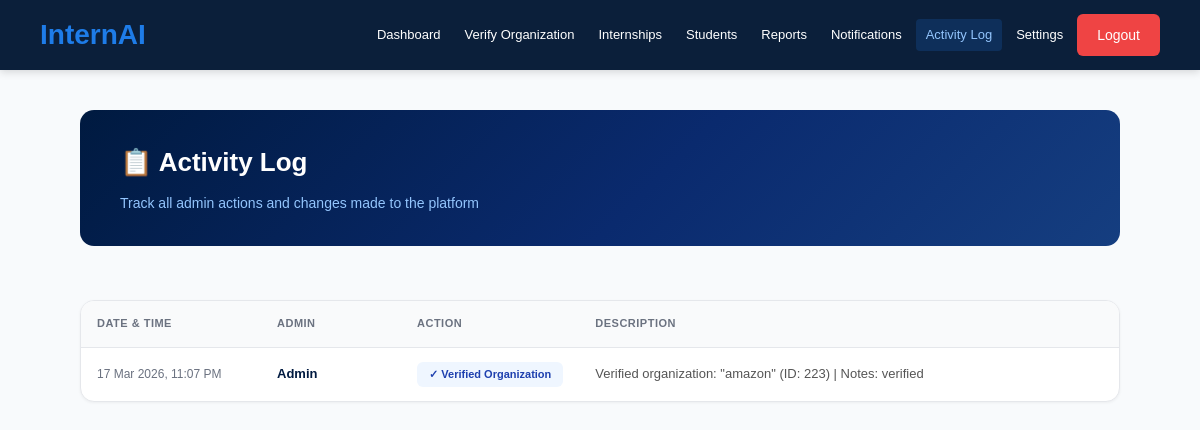
The page /admin/activity-log (signed in) on the database its author committed.
### app.py (models this page shows)
class User(UserMixin, db.Model):
    id = db.Column(db.Integer, primary_key=True)
    name = db.Column(db.String(100))
    email = db.Column(db.String(100), unique=True)
    password = db.Column(db.String(100))
    role = db.Column(db.String(20))  # student, organization, admin

class AdminActivityLog(db.Model):
    id = db.Column(db.Integer, primary_key=True)
    admin_id = db.Column(db.Integer, db.ForeignKey('user.id'), nullable=False)
    action = db.Column(db.String(200), nullable=False)  # e.g., "Approved Internship", "Verified Organization"
    description = db.Column(db.Text)  # Detailed description of what was changed
    created_at = db.Column(db.DateTime, default=datetime.utcnow)
    admin = db.relationship('User', backref='activity_logs')

### app.py (the view)
@app.route('/admin/activity-log')
@login_required
@admin_required
def admin_activity_log():
    page = request.args.get('page', 1, type=int)
    per_page = 20
    activities = AdminActivityLog.query.order_by(AdminActivityLog.created_at.desc()).paginate(
        page=page, per_page=per_page, error_out=False
    )
    activity_list = []
    for activity in activities.items:
        admin_user = User.query.get(activity.admin_id)
        activity_list.append({
            'id': activity.id,
            'date': activity.created_at.strftime('%d %b %Y, %I:%M %p') if activity.created_at else '',
            'admin': admin_user.name if admin_user else 'Unknown Admin',
            'action': activity.action,
            'description': activity.description,
            'created_at': activity.created_at
        })
    return render_template('admin_activity_log.html', activities=activity_list, pagination=activities)

### app.py (called while the page is built)
def admin_required(f):
    @wraps(f)
    def decorated_function(*args, **kwargs):
        if not current_user.is_authenticated or current_user.role != 'admin':
            return redirect(url_for('home'))
        return f(*args, **kwargs)
    return decorated_function

@login_manager.user_loader
def load_user(user_id):
    return User.query.get(int(user_id))

### templates/admin_activity_log.html (shortened to what this page needs)
{% extends "base.html" %} {% block content %}
<div class="container admin-dashboard-page adm-dashboard-vertical">
  <main class="adm-main">
    <div class="activity-log-header">
      <h1>📋 Activity Log</h1>
      <p>Track all admin actions and changes made to the platform</p>
    </div>
    <div class="activity-table-container">
      {% if activities %}
      <table class="activity-table">
        <thead>
          <tr>
            <th style="width: 180px">Date & Time</th>
            <th style="width: 140px">Admin</th>
            <th style="width: 150px">Action</th>
            <th>Description</th>
          </tr>
        </thead>
        <tbody>
          {% for activity in activities %}
          <tr>
            <td class="date">{{ activity.date }}</td>
            <td class="admin">{{ activity.admin }}</td>
            <td class="action">
              {% if 'Approved' in activity.action or 'approve' in
              activity.action.lower() %}
              <span class="activity-badge approve"
                >✓ {{ activity.action }}</span
              >
              {% elif 'Rejected' in activity.action or 'reject' in
              activity.action.lower() %}
              <span class="activity-badge reject">✗ {{ activity.action }}</span>
              {% elif 'Verified' in activity.action or 'verify' in
              activity.action.lower() %}
              <span class="activity-badge verify">✓ {{ activity.action }}</span>
              {% else %}
              <span class="activity-badge update">{{ activity.action }}</span>
              {% endif %}
            </td>
            <td class="description" title="{{ activity.description }}">
              {{ activity.description if activity.description else 'No details'
              }}
            </td>
          </tr>
          {% endfor %}
        </tbody>
      </table>
      {% else %}
      <div class="empty-state">
        <div class="empty-state-icon">📭</div>
        <h3>No Activities Yet</h3>
        <p>Admin activities will appear here as they are recorded</p>
      </div>
      {% endif %}
    </div>
  </main>
</div>
{% endblock %}

### static/style.css (style rules this page uses)
* { margin: 0; padding: 0; box-sizing: border-box; font-family: Arial, sans-serif; }
body { background: #f8fafc; color: #0b1f3a; }

### static/admin.css (style rules this page uses)
:root { --primary-dark: #001a40; --primary-blue: #1e7ce8; --success: #22c55e; --danger: #ef4444; --warning: #fbbf24; --text-white: #ffffff; --text-dark: #333333; --text-light: #666666; --bg-white: #ffffff; --bg-light: #f1f5f9; --border-color: #e5e7eb; --shadow-sm: 0 2px 8px rgba(0, 0, 0, 0.08); --shadow-md: 0 4px 16px rgba(0, 0, 0, 0.12); --glass-border: rgba(30, 124, 232, 0.3); --glass-shadow: 0 4px 20px rgba(30, 124, 232, 0.12); --glass-shadow-hover: 0 8px 32px rgba(30, 124, 232, 0.28); --glass-bg: #ffffff; }
* { margin: 0; padding: 0; box-sizing: border-box; }
body { font-family: 'Segoe UI', Tahoma, Geneva, Verdana, sans-serif; background: #f8fafc; color: var(--text-dark); line-height: 1.6; }
.container { max-width: 1400px; margin: 0 auto; padding: 40px 20px; }
table { width: 100%; border-collapse: collapse; }
table thead { background-color: var(--bg-light); border-bottom: 2px solid var(--border-color); }
table th { padding: 16px; text-align: left; font-weight: 600; color: var(--primary-dark); font-size: 12px; text-transform: uppercase; letter-spacing: 0.5px; }
table td { padding: 16px; border-bottom: 1px solid var(--border-color); font-size: 14px; color: var(--text-dark); }
table tbody tr { transition: background-color 0.2s ease; }
table tbody tr:last-child td { border-bottom: none; }
.admin-dashboard-page { max-width: 1440px; padding-top: 40px; }
.adm-main { display: flex; flex-direction: column; gap: 20px; }
.adm-dashboard-vertical { max-width: 1220px; }
.adm-dashboard-vertical .adm-main { max-width: 1040px; margin: 0 auto; gap: 22px; }

### templates/admin_activity_log.html (style rules this page uses)
.activity-log-header { background: linear-gradient(135deg, #001a40 0%, #0a2a6e 55%, #153e80 100%); border-radius: 14px; padding: 32px 40px; color: #fff; margin-bottom: 32px; animation: fadeInUp 0.6s ease-out; }
.activity-log-header h1 { font-size: 26px; font-weight: 800; margin: 0 0 8px; }
.activity-log-header p { color: #93c5fd; font-size: 14px; margin: 0; }
.activity-table-container { background: #fff; border: 1px solid #e5e7eb; border-radius: 14px; overflow: hidden; margin-bottom: 24px; animation: fadeInUp 0.6s ease-out 0.15s both; box-shadow: 0 1px 3px rgba(0, 0, 0, 0.05); }
.activity-table { width: 100%; border-collapse: collapse; }
.activity-table thead { background-color: #f9fafb; border-bottom: 1px solid #e5e7eb; }
.activity-table th { padding: 14px 16px; text-align: left; font-size: 11px; font-weight: 700; color: #6b7280; text-transform: uppercase; letter-spacing: 0.5px; }
.activity-table tbody tr { border-bottom: 1px solid #f3f4f6; transition: background-color 0.2s ease; }
.activity-table tbody tr:last-child { border-bottom: none; }
.activity-table td { padding: 14px 16px; font-size: 13px; color: #374151; }
.activity-table td.date { font-size: 12px; color: #6b7280; white-space: nowrap; }
.activity-table td.admin { font-weight: 600; color: #001a40; }
.activity-table td.action { font-weight: 600; color: #1e7ce8; }
.activity-table td.description { color: #555; max-width: 400px; overflow: hidden; text-overflow: ellipsis; white-space: nowrap; }
.activity-badge { display: inline-block; padding: 4px 12px; border-radius: 6px; font-size: 11px; font-weight: 700; white-space: nowrap; }
.activity-badge.verify { background: #eff6ff; color: #1e40af; }

### rows shown on the page
User: admin "Admin"
AdminActivityLog: action "Verified Organization", description "Verified organization: \"amazon\" (ID: 223) | Notes: verified"

### other values the page prints
{{ label }} "Dashboard" "Verify Organization" "Internships" "Students" "Reports" "Notifications" "Activity Log" "Settings"
{{ activity.date }} "17 Mar 2026, 11:07 PM"
